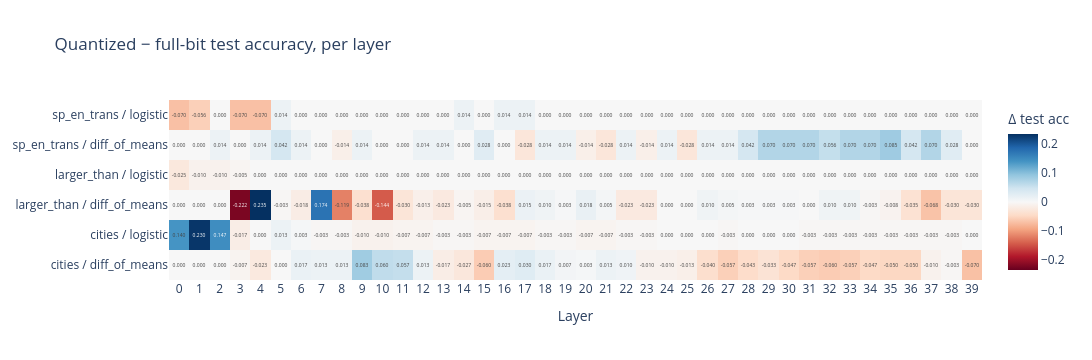

Notebook code cell kept with this figure:
### Markdown cell above
## Quantized minus full-bit test accuracy, by layer

For each `(dataset, probe_type)` pair, a heatmap over layers of
`test_acc[quantized] - test_acc[full_bit]`.

### Code cell
pivot = results.pivot_table(index=["dataset", "probe_type", "layer"], columns="model_variant", values="test_acc").reset_index()
pivot["delta_quantized_minus_full"] = pivot["quantized"] - pivot["full_bit"]
pivot["row_label"] = pivot["dataset"] + " / " + pivot["probe_type"]

heat = pivot.pivot(index="row_label", columns="layer", values="delta_quantized_minus_full")
heat = heat.reindex(sorted(heat.index))

max_abs = float(heat.abs().to_numpy().max())
fig = go.Figure(
    go.Heatmap(
        z=heat.values,
        x=[str(c) for c in heat.columns],
        y=heat.index,
        colorscale="RdBu",
        zmid=0,
        zmin=-max_abs,
        zmax=max_abs,
        colorbar=dict(title="Δ test acc"),
        text=[[f"{v:.3f}" for v in row] for row in heat.values],
        texttemplate="%{text}",
    )
)
fig.update_layout(
    title="Quantized − full-bit test accuracy, per layer",
    xaxis_title="Layer",
    height=120 + 40 * len(heat.index),
    width=120 + 60 * len(heat.columns),
)
fig.show()

### Figure 1 — Plotly figure (JSON) as saved in the notebook; plotly's stock layout.template omitted (floating-point values rounded to 4 significant figures; data arrays with more than 128 entries replaced by an {"elided": "..."} marker saying what was removed)
{"data": [{"colorbar": {"title": {"text": "Δ test acc"}}, "colorscale": [[0, "rgb(103,0,31)"], [0.1, "rgb(178,24,43)"], [0.2, "rgb(214,96,77)"], [0.3, "rgb(244,165,130)"], [0.4, "rgb(253,219,199)"], [0.5, "rgb(247,247,247)"], [0.6, "rgb(209,229,240)"], [0.7, "rgb(146,197,222)"], [0.8, "rgb(67,147,195)"], [0.9, "rgb(33,102,172)"], [1, "rgb(5,48,97)"]], "text": {"elided": "6x40 str values"}, "texttemplate": "%{text}", "type": "heatmap", "x": ["0", "1", "2", "3", "4", "5", "6", "7", "8", "9", "10", "11", "12", "13", "14", "15", "16", "17", "18", "19", "20", "21", "22", "23", "24", "25", "26", "27", "28", "29", "30", "31", "32", "33", "34", "35", "36", "37", "38", "39"], "y": ["cities / diff_of_means", "cities / logistic", "larger_than / diff_of_means", "larger_than / logistic", "sp_en_trans / diff_of_means", "sp_en_trans / logistic"], "z": {"elided": "6x40 float values"}, "zmax": 0.2348, "zmid": 0, "zmin": -0.2348}], "layout": {"height": 360, "title": {"text": "Quantized − full-bit test accuracy, per layer"}, "width": 2520, "xaxis": {"title": {"text": "Layer"}}}}
